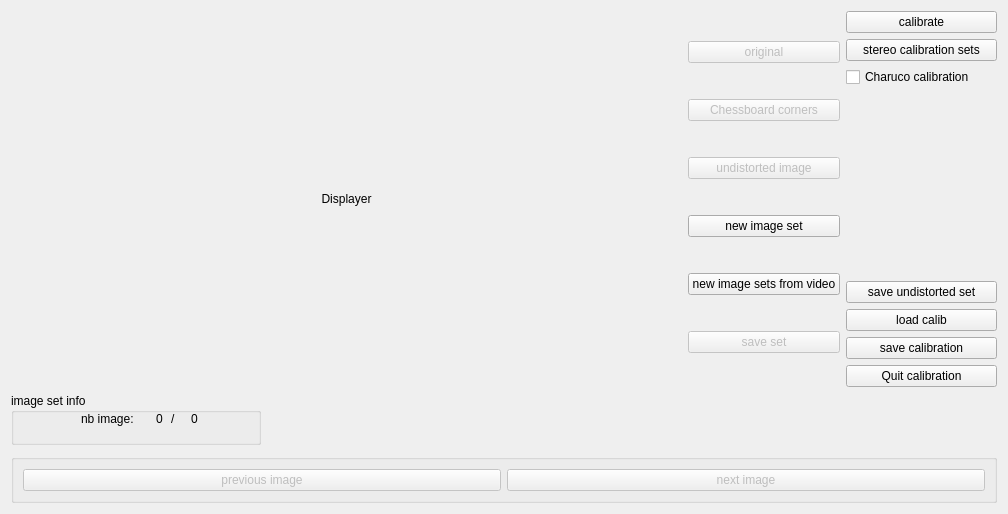
<?xml version="1.0" encoding="UTF-8"?>
<ui version="4.0">
 <class>Calibration_widget</class>
 <widget class="QWidget" name="Calibration_widget">
  <property name="enabled">
   <bool>true</bool>
  </property>
  <property name="geometry">
   <rect>
    <x>0</x>
    <y>0</y>
    <width>1008</width>
    <height>514</height>
   </rect>
  </property>
  <property name="windowTitle">
   <string>Calibration</string>
  </property>
  <layout class="QVBoxLayout" name="verticalLayout_2">
   <item>
    <layout class="QHBoxLayout" name="horizontalLayout_2">
     <item alignment="Qt::AlignHCenter|Qt::AlignVCenter">
      <widget class="QLabel" name="Displayer">
       <property name="minimumSize">
        <size>
         <width>671</width>
         <height>376</height>
        </size>
       </property>
       <property name="text">
        <string>Displayer</string>
       </property>
       <property name="alignment">
        <set>Qt::AlignCenter</set>
       </property>
      </widget>
     </item>
     <item>
      <layout class="QVBoxLayout" name="calibrationDisplayerMode">
       <item>
        <widget class="QPushButton" name="originalImage">
         <property name="enabled">
          <bool>false</bool>
         </property>
         <property name="text">
          <string>original</string>
         </property>
        </widget>
       </item>
       <item>
        <widget class="QPushButton" name="chesscorners">
         <property name="enabled">
          <bool>false</bool>
         </property>
         <property name="text">
          <string>Chessboard corners</string>
         </property>
        </widget>
       </item>
       <item>
        <widget class="QPushButton" name="undistortedButton">
         <property name="enabled">
          <bool>false</bool>
         </property>
         <property name="layoutDirection">
          <enum>Qt::LeftToRight</enum>
         </property>
         <property name="inputMethodHints">
          <set>Qt::ImhNone</set>
         </property>
         <property name="text">
          <string>undistorted image</string>
         </property>
         <property name="checkable">
          <bool>false</bool>
         </property>
         <property name="checked">
          <bool>false</bool>
         </property>
        </widget>
       </item>
       <item>
        <widget class="QPushButton" name="newImageSet">
         <property name="text">
          <string>new image set</string>
         </property>
        </widget>
       </item>
       <item>
        <widget class="QPushButton" name="ImageSetFromVideo">
         <property name="text">
          <string>new image sets from video</string>
         </property>
        </widget>
       </item>
       <item>
        <widget class="QPushButton" name="saveSet">
         <property name="enabled">
          <bool>false</bool>
         </property>
         <property name="text">
          <string>save set</string>
         </property>
        </widget>
       </item>
      </layout>
     </item>
     <item>
      <layout class="QVBoxLayout" name="calibrationOption">
       <item>
        <widget class="QPushButton" name="calibration">
         <property name="sizePolicy">
          <sizepolicy hsizetype="Minimum" vsizetype="Maximum">
           <horstretch>0</horstretch>
           <verstretch>0</verstretch>
          </sizepolicy>
         </property>
         <property name="text">
          <string>calibrate</string>
         </property>
        </widget>
       </item>
       <item>
        <widget class="QPushButton" name="stereoCalibration">
         <property name="text">
          <string>stereo calibration sets</string>
         </property>
        </widget>
       </item>
       <item alignment="Qt::AlignTop">
        <widget class="QCheckBox" name="CharucoCalib">
         <property name="sizePolicy">
          <sizepolicy hsizetype="Minimum" vsizetype="Fixed">
           <horstretch>0</horstretch>
           <verstretch>0</verstretch>
          </sizepolicy>
         </property>
         <property name="text">
          <string>Charuco calibration</string>
         </property>
        </widget>
       </item>
       <item>
        <widget class="QPushButton" name="saveUndistorted">
         <property name="text">
          <string>save undistorted set</string>
         </property>
        </widget>
       </item>
       <item>
        <widget class="QPushButton" name="loadCalib">
         <property name="text">
          <string>load calib</string>
         </property>
        </widget>
       </item>
       <item>
        <widget class="QPushButton" name="save">
         <property name="text">
          <string>save calibration</string>
         </property>
        </widget>
       </item>
       <item>
        <widget class="QPushButton" name="Quit">
         <property name="text">
          <string>Quit calibration</string>
         </property>
        </widget>
       </item>
      </layout>
     </item>
    </layout>
   </item>
   <item>
    <widget class="QGroupBox" name="groupBox">
     <property name="maximumSize">
      <size>
       <width>250</width>
       <height>16777215</height>
      </size>
     </property>
     <property name="title">
      <string>image set info</string>
     </property>
     <widget class="QLabel" name="nbImage">
      <property name="geometry">
       <rect>
        <x>180</x>
        <y>10</y>
        <width>41</width>
        <height>31</height>
       </rect>
      </property>
      <property name="maximumSize">
       <size>
        <width>200</width>
        <height>100</height>
       </size>
      </property>
      <property name="text">
       <string>0</string>
      </property>
      <property name="scaledContents">
       <bool>true</bool>
      </property>
     </widget>
     <widget class="QLabel" name="label">
      <property name="geometry">
       <rect>
        <x>70</x>
        <y>10</y>
        <width>67</width>
        <height>31</height>
       </rect>
      </property>
      <property name="text">
       <string>nb image: </string>
      </property>
     </widget>
     <widget class="QLabel" name="currentImage">
      <property name="geometry">
       <rect>
        <x>145</x>
        <y>10</y>
        <width>41</width>
        <height>31</height>
       </rect>
      </property>
      <property name="maximumSize">
       <size>
        <width>200</width>
        <height>100</height>
       </size>
      </property>
      <property name="text">
       <string>0</string>
      </property>
      <property name="scaledContents">
       <bool>true</bool>
      </property>
     </widget>
     <widget class="QLabel" name="separator">
      <property name="geometry">
       <rect>
        <x>160</x>
        <y>10</y>
        <width>41</width>
        <height>31</height>
       </rect>
      </property>
      <property name="maximumSize">
       <size>
        <width>200</width>
        <height>100</height>
       </size>
      </property>
      <property name="text">
       <string>/</string>
      </property>
      <property name="scaledContents">
       <bool>true</bool>
      </property>
     </widget>
    </widget>
   </item>
   <item alignment="Qt::AlignBottom">
    <widget class="QGroupBox" name="horizontalGroupBox">
     <property name="enabled">
      <bool>true</bool>
     </property>
     <property name="flat">
      <bool>false</bool>
     </property>
     <property name="checkable">
      <bool>false</bool>
     </property>
     <layout class="QHBoxLayout" name="horizontalLayout">
      <item>
       <widget class="QPushButton" name="prevImage">
        <property name="enabled">
         <bool>false</bool>
        </property>
        <property name="text">
         <string>previous image</string>
        </property>
       </widget>
      </item>
      <item>
       <widget class="QPushButton" name="nextImage">
        <property name="enabled">
         <bool>false</bool>
        </property>
        <property name="text">
         <string>next image</string>
        </property>
       </widget>
      </item>
     </layout>
    </widget>
   </item>
  </layout>
  <action name="actionShow_chess_corners">
   <property name="text">
    <string>show_chess_corners</string>
   </property>
  </action>
 </widget>
 <resources/>
 <connections/>
</ui>
